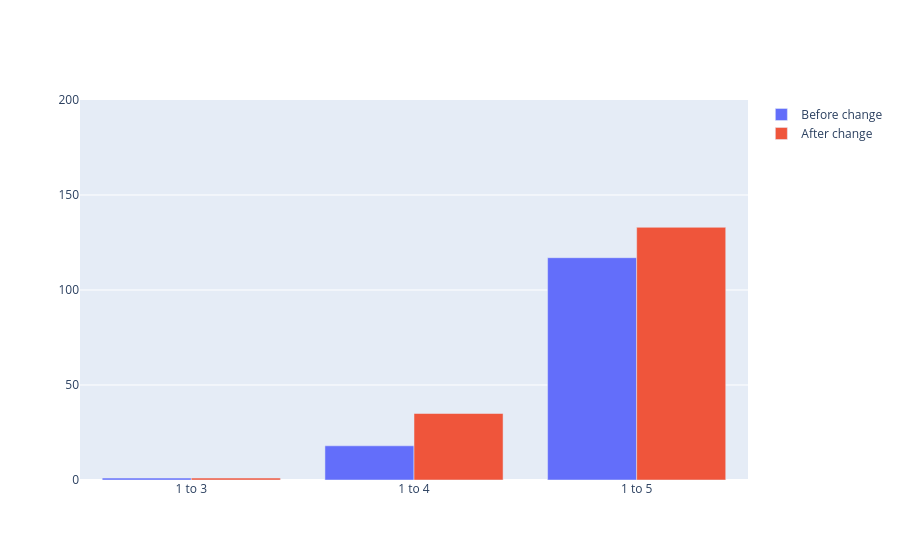
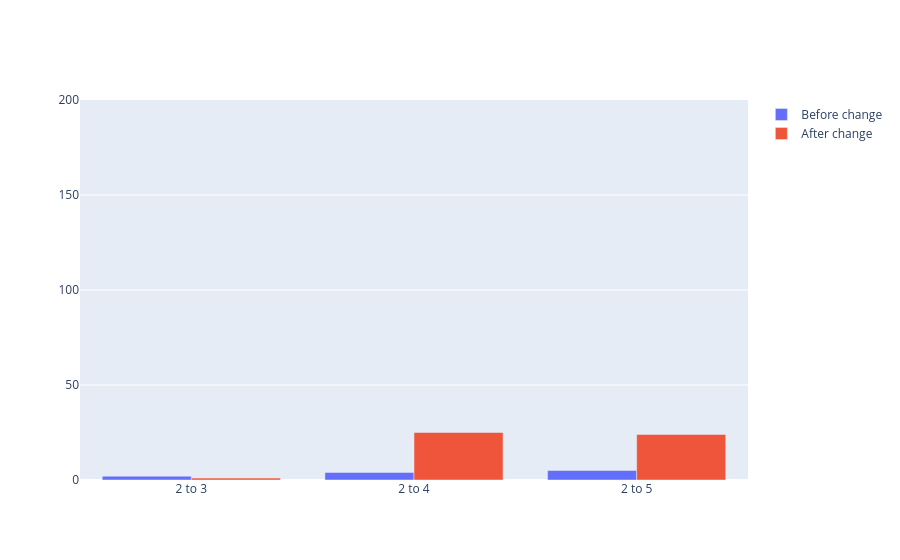
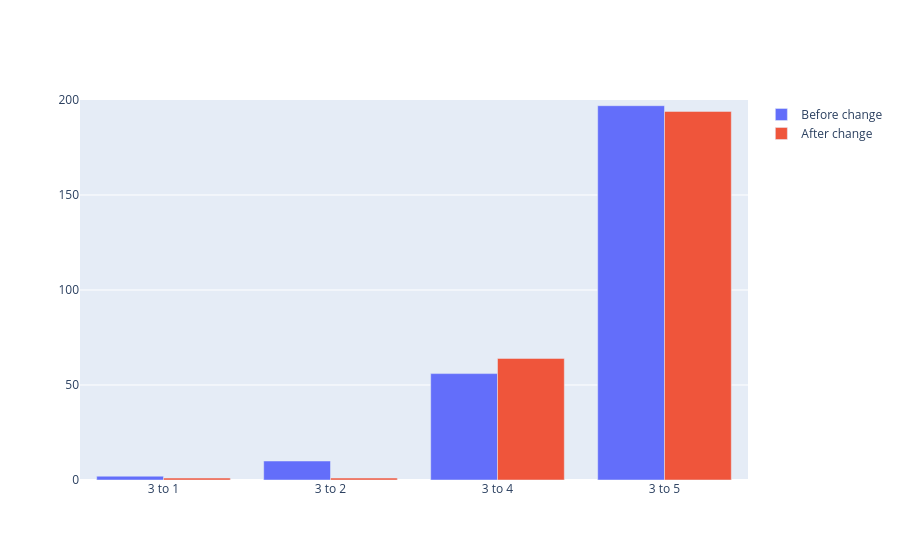

The cell these charts' notebook holds for them, in order:
### Code cell
for i in range(1, 6):
    fig = go.Figure(data=[go.Bar(
            name = 'Before change',
            x = labels[i],
            y = before_means[i]
        ),
                            go.Bar(
            name = 'After change',
            x = labels[i],
            y = after_means[i]
        )
        ])

    fig.update_layout(yaxis_range=[0, 200])        
    fig.show()

### Figure 1 — Plotly figure (JSON) as saved in the notebook; plotly's stock layout.template omitted (floating-point values rounded to 4 significant figures)
{"data": [{"name": "Before change", "type": "bar", "x": ["1 to 3", "1 to 4", "1 to 5"], "y": [1, 18, 117]}, {"name": "After change", "type": "bar", "x": ["1 to 3", "1 to 4", "1 to 5"], "y": [1, 35, 133]}], "layout": {"yaxis": {"range": [0, 200]}}}

### Figure 2 — Plotly figure (JSON) as saved in the notebook; plotly's stock layout.template omitted (floating-point values rounded to 4 significant figures)
{"data": [{"name": "Before change", "type": "bar", "x": ["2 to 3", "2 to 4", "2 to 5"], "y": [2, 4, 5]}, {"name": "After change", "type": "bar", "x": ["2 to 3", "2 to 4", "2 to 5"], "y": [1, 25, 24]}], "layout": {"yaxis": {"range": [0, 200]}}}

### Figure 3 — Plotly figure (JSON) as saved in the notebook; plotly's stock layout.template omitted (floating-point values rounded to 4 significant figures)
{"data": [{"name": "Before change", "type": "bar", "x": ["3 to 1", "3 to 2", "3 to 4", "3 to 5"], "y": [2, 10, 56, 197]}, {"name": "After change", "type": "bar", "x": ["3 to 1", "3 to 2", "3 to 4", "3 to 5"], "y": [1, 1, 64, 194]}], "layout": {"yaxis": {"range": [0, 200]}}}
